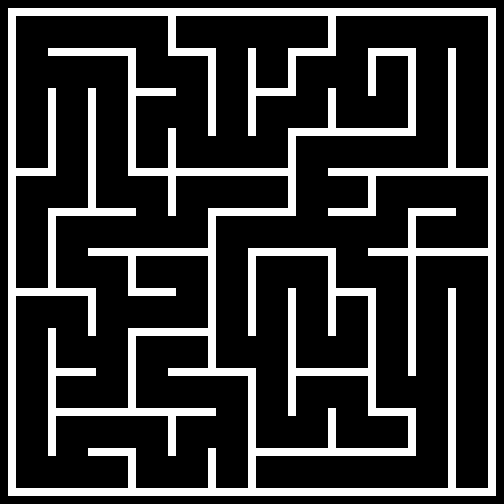

Tiled map render using the project's own tile images. Description and the map definition, with tile-layer contents summarised, below:
An orthogonal 63x63 tile map with 8x8 px tiles, 1 tile layer (Background) and 74 objects (4x Painter, Player, Checkpoint).

<map version="1.10" tiledversion="1.10.2" orientation="orthogonal" renderorder="right-down" width="63" height="63" tilewidth="8" tileheight="8" infinite="0" nextlayerid="4" nextobjectid="80">
 <tileset firstgid="1" source="Mazeball.tsx" />
 <layer id="1" name="Background" width="63" height="63">
  <data>[3969 cells, 845 non-empty, 1 distinct tile ids]</data>
 </layer>
 <objectgroup id="2" name="Spawnpoints">
  <object id="73" name="Player" type="Player" x="217.25" y="17.25" width="30" height="30" />
  <object id="74" name="Painter" type="Painter" x="17" y="136.75" width="30" height="30">
   <properties>
    <property name="colour" value="Blue" />
   </properties>
  </object>
  <object id="75" name="Painter" type="Painter" x="97" y="457" width="30" height="30">
   <properties>
    <property name="colour" value="Yellow" />
   </properties>
  </object>
  <object id="76" name="Painter" type="Painter" x="256" y="177.25" width="30" height="30">
   <properties>
    <property name="colour" value="Red" />
   </properties>
  </object>
  <object id="77" name="Painter" type="Painter" x="456.75" y="456.5" width="30" height="30">
   <properties>
    <property name="colour" value="Green" />
   </properties>
  </object>
  <object id="79" name="Checkpoint" type="Checkpoint" x="256.5" y="473.5">
   <polygon points="0,0 31.75,0.5 31.5,14.75 -0.5,15.25" />
  </object>
 </objectgroup>
 <objectgroup id="3" name="Walls">
  <object id="2" x="8.25" y="8.5">
   <polygon points="0,0 487.25,-0.25 487.25,7.25 0,7.5" />
  </object>
  <object id="3" x="8.5" y="16.5">
   <polygon points="0,0 7.5,0.5 7.5,479 -0.25,479.25" />
  </object>
  <object id="4" x="16.5" y="488.5">
   <polygon points="0,0 479,-0.5 479.25,7 -0.25,7" />
  </object>
  <object id="5" x="488.25" y="16.75">
   <polygon points="0,0 7.25,-0.25 7.75,470.5 -0.5,470.75" />
  </object>
  <object id="6" x="88.25" y="448.5">
   <polygon points="0,0 47.25,-0.25 47.5,7.25 0,6.75" />
  </object>
  <object id="7" x="128.25" y="456">
   <polygon points="0,0 7.5,0.25 7.25,31.5 -0.25,31.75" />
  </object>
  <object id="8" x="168.25" y="416.75">
   <polygon points="0,0 7.25,0 7,38.75 0,39" />
  </object>
  <object id="9" x="208.25" y="448.25">
   <polygon points="0,0 7,0.25 7.25,39 0,39" />
  </object>
  <object id="10" x="256.25" y="448.25">
   <polygon points="0,0 159.5,0 159.25,7.75 -0.25,7.25" />
  </object>
  <object id="11" x="408.5" y="416.5">
   <polygon points="0,0 6.75,0 7,31.5 -0.25,31.5" />
  </object>
  <object id="12" x="368" y="408.25">
   <polygon points="0,0 47.75,0 47.5,7.75 0.5,7.25" />
  </object>
  <object id="13" x="328.25" y="408.75">
   <polygon points="0,0 7.25,0 7.25,38.5 0,39" />
  </object>
  <object id="14" x="56.5" y="408.25">
   <polygon points="0,0 159.5,0.25 159,7.75 -0.25,7.5" />
  </object>
  <object id="15" x="448.5" y="487.5">
   <polygon points="0,0 7.5,0.25 7.5,-199.25 -0.25,-198.75" />
  </object>
  <object id="16" x="48.5" y="455.25">
   <polygon points="0,0 7,-0.25 7.25,-126.5 -0.25,-126.75" />
  </object>
  <object id="17" x="56" y="368.75">
   <polygon points="0,0 39.25,-0.5 39.75,6.75 0,7" />
  </object>
  <object id="18" x="128" y="407.25">
   <polygon points="0,0 7.75,0.25 7.25,-71.25 0.5,-70.75" />
  </object>
  <object id="19" x="168" y="368">
   <polygon points="0,0 87.75,0.5 87.75,7 0,7.75" />
  </object>
  <object id="20" x="128.75" y="328.25">
   <polygon points="0,0 79,-0.25 78.75,7.5 -0.5,7.75" />
  </object>
  <object id="22" x="248.5" y="487">
   <polygon points="0,0 7.25,-0.25 7.5,-111 0,-110.75" />
  </object>
  <object id="23" x="367.75" y="408">
   <polygon points="0,0 8,0 7.75,-111.5 0,-111.25" />
  </object>
  <object id="24" x="296.75" y="368.25">
   <polygon points="0,0 70.25,0.25 70.75,7.75 -0.25,7.5" />
  </object>
  <object id="25" x="288.25" y="288.5">
   <polygon points="0,0 7,-0.25 7.5,127.25 0,127.5" />
  </object>
  <object id="26" x="336.5" y="288.5">
   <polygon points="0,0 39.25,-0.25 39.25,7 -0.25,7.5" />
  </object>
  <object id="27" x="408.25" y="375.75">
   <polygon points="0,0 7.75,0 7.75,-119.25 -0.5,-119.5" />
  </object>
  <object id="28" x="328.25" y="335.25">
   <polygon points="0,0 7.75,0.5 7.75,-79 0,-78.75" />
  </object>
  <object id="29" x="368.5" y="248.25">
   <polygon points="0,0 119,0 119.25,8 -0.25,7.5" />
  </object>
  <object id="30" x="408.5" y="216.25">
   <polygon points="0,0 7.25,0 7.25,31.25 -0.25,30.75" />
  </object>
  <object id="31" x="408.5" y="208.75">
   <polygon points="0,0 47.5,-0.5 47.75,7 0,6.75" />
  </object>
  <object id="32" x="248.5" y="248">
   <polygon points="0,0 87.75,0.25 87.5,7.75 -0.5,8.25" />
  </object>
  <object id="33" x="248.5" y="257.25">
   <polygon points="0,0 7.25,0.25 7.5,78.5 -0.25,78.25" />
  </object>
  <object id="34" x="136.25" y="287.75">
   <polygon points="0,0 39.75,0.5 39.25,8 -0.25,7.75" />
  </object>
  <object id="35" x="128" y="256.25">
   <polygon points="0,0 7.5,0.25 7.75,39.5 0.75,39.5" />
  </object>
  <object id="36" x="208.25" y="367.25">
   <polygon points="0,0 7.5,0.5 7.75,-151.5 -0.25,-151.5" />
  </object>
  <object id="37" x="16.75" y="288.25">
   <polygon points="0,0 78.5,0 79.25,7.25 0,7.25" />
  </object>
  <object id="38" x="88.25" y="296.5">
   <polygon points="0,0 7.75,-0.5 7.5,39.5 -0.25,39" />
  </object>
  <object id="39" x="47.75" y="216.25">
   <polygon points="0,0 8.5,0 8,71 0.25,71.25" />
  </object>
  <object id="40" x="47.75" y="208.75">
   <polygon points="0,0 88.25,-0.75 87.75,6.75 0.5,6.75" />
  </object>
  <object id="41" x="88.75" y="248.5">
   <polygon points="0,0 119,0.25 119,7 -0.5,7" />
  </object>
  <object id="42" x="207.75" y="208.25">
   <polygon points="0,0 88.25,0.25 88,7.5 0.5,7.25" />
  </object>
  <object id="43" x="328.25" y="208.75">
   <polygon points="0,0 47.25,-0.25 47.5,6.5 -0.25,7.25" />
  </object>
  <object id="44" x="368" y="176.5">
   <polygon points="0,0 7.5,0.25 8,31.25 0.25,31.25" />
  </object>
  <object id="45" x="16.25" y="168.25">
   <polygon points="0,0 39.25,0 39.25,7.5 0.25,7" />
  </object>
  <object id="46" x="88.5" y="207.5">
   <polygon points="0,0 7.25,0 7,-119.25 0,-119" />
  </object>
  <object id="47" x="48" y="88.25">
   <polygon points="0,0 7.75,0 7.75,79.25 0.25,78.75" />
  </object>
  <object id="48" x="128.5" y="168.25">
   <polygon points="0,0 167.25,-0.25 167.5,7.5 -0.25,7.5" />
  </object>
  <object id="49" x="167.75" y="167.75">
   <polygon points="0,0 8.25,-0.25 8.25,-39.25 -0.25,-39" />
  </object>
  <object id="50" x="168.25" y="176.5">
   <polygon points="0,0 7.25,-0.25 7,39.5 0.5,39.5" />
  </object>
  <object id="51" x="288" y="176.5">
   <polygon points="0,0 7.75,0 8,31.5 0.5,31.25" />
  </object>
  <object id="52" x="288" y="166.75">
   <polygon points="0,0 7.5,0.25 8,-30.25 -0.25,-30.25" />
  </object>
  <object id="53" x="328" y="169">
   <polygon points="0,0 159.5,-0.5 159.75,6.5 0.5,6.5" />
  </object>
  <object id="54" x="448.25" y="168">
   <polygon points="0,0 7.75,0 7.25,-119.25 -0.5,-119.5" />
  </object>
  <object id="55" x="368" y="48.5">
   <polygon points="0,0 47.75,-0.25 47.5,7.25 0.25,7.25" />
  </object>
  <object id="56" x="408" y="56">
   <polygon points="0,0 7.5,0.25 7.5,71.25 0.25,71.5" />
  </object>
  <object id="57" x="367.75" y="56">
   <polygon points="0,0 8,0.25 7.75,39.75 0.5,39.75" />
  </object>
  <object id="58" x="288.5" y="128.75">
   <polygon points="0,0 127.25,-0.5 127.25,6.5 -0.25,7.25" />
  </object>
  <object id="59" x="328.75" y="88.5">
   <polygon points="0,0 7,0 7,39.25 -0.5,39.5" />
  </object>
  <object id="62" x="288" y="48.5">
   <polygon points="0,0 47.5,-0.5 47.5,7.25 0.25,7.5" />
  </object>
  <object id="63" x="328" y="16.75">
   <polygon points="0,0 7.5,-0.25 7.5,30.75 0.5,30.5" />
  </object>
  <object id="64" x="288.25" y="57">
   <polygon points="0,0 7.75,-0.25 7.5,30.75 0,30.25" />
  </object>
  </objectgroup>
</map>
<!-- 8 of 74 objects omitted -->
